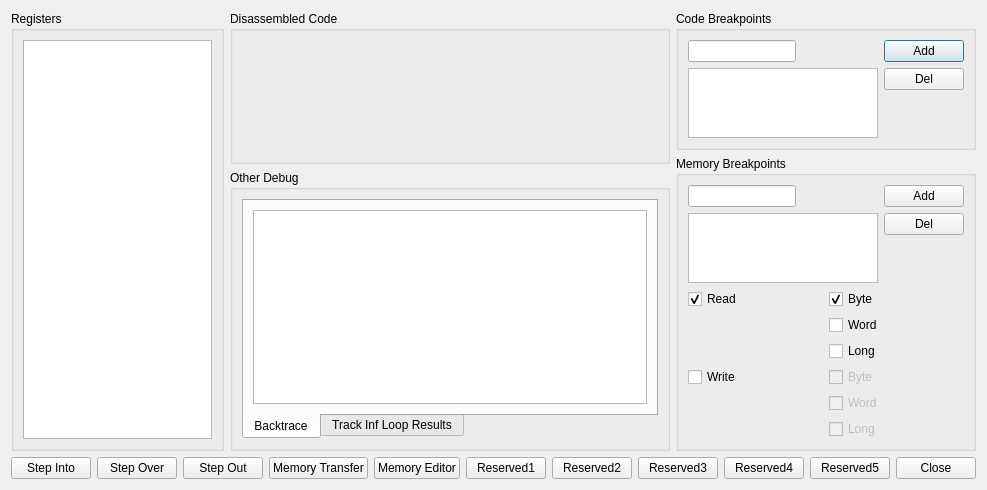
<?xml version="1.0" encoding="UTF-8"?>
<ui version="4.0">
 <class>UIDebugCPU</class>
 <widget class="QDialog" name="UIDebugCPU">
  <property name="geometry">
   <rect>
    <x>0</x>
    <y>0</y>
    <width>927</width>
    <height>483</height>
   </rect>
  </property>
  <property name="windowTitle">
   <string>Debug CPU</string>
  </property>
  <layout class="QVBoxLayout" name="verticalLayout_13">
   <item>
    <layout class="QHBoxLayout" name="horizontalLayout_6">
     <item>
      <widget class="QGroupBox" name="gbRegisters">
       <property name="title">
        <string>Registers</string>
       </property>
       <layout class="QVBoxLayout" name="verticalLayout_10">
        <item>
         <widget class="QListWidget" name="lwRegisters">
          <property name="sizePolicy">
           <sizepolicy hsizetype="Expanding" vsizetype="Expanding">
            <horstretch>0</horstretch>
            <verstretch>0</verstretch>
           </sizepolicy>
          </property>
          <property name="minimumSize">
           <size>
            <width>120</width>
            <height>0</height>
           </size>
          </property>
          <property name="font">
           <font>
            <family>Courier New</family>
           </font>
          </property>
         </widget>
        </item>
       </layout>
      </widget>
     </item>
     <item>
      <layout class="QVBoxLayout" name="verticalLayout_12">
       <item>
        <widget class="QGroupBox" name="gbDisassembledCode">
         <property name="title">
          <string>Disassembled Code</string>
         </property>
         <layout class="QVBoxLayout" name="verticalLayout_11">
          <item>
           <widget class="UIDisasm" name="lwDisassembledCode" native="true">
            <property name="minimumSize">
             <size>
              <width>416</width>
              <height>0</height>
             </size>
            </property>
            <property name="font">
             <font>
              <family>Courier New</family>
              <pointsize>9</pointsize>
             </font>
            </property>
           </widget>
          </item>
         </layout>
        </widget>
       </item>
       <item>
        <widget class="QGroupBox" name="gbBackTrace">
         <property name="sizePolicy">
          <sizepolicy hsizetype="Preferred" vsizetype="Minimum">
           <horstretch>0</horstretch>
           <verstretch>0</verstretch>
          </sizepolicy>
         </property>
         <property name="title">
          <string>Other Debug</string>
         </property>
         <layout class="QHBoxLayout" name="horizontalLayout_8">
          <item>
           <widget class="QTabWidget" name="tabOtherDebug">
            <property name="sizePolicy">
             <sizepolicy hsizetype="Preferred" vsizetype="Minimum">
              <horstretch>0</horstretch>
              <verstretch>0</verstretch>
             </sizepolicy>
            </property>
            <property name="tabPosition">
             <enum>QTabWidget::South</enum>
            </property>
            <property name="tabShape">
             <enum>QTabWidget::Rounded</enum>
            </property>
            <property name="currentIndex">
             <number>0</number>
            </property>
            <property name="tabsClosable">
             <bool>false</bool>
            </property>
            <widget class="QWidget" name="tab_3">
             <attribute name="title">
              <string>Backtrace</string>
             </attribute>
             <layout class="QVBoxLayout" name="verticalLayout_14">
              <item>
               <widget class="QListWidget" name="lwBackTrace">
                <property name="sizePolicy">
                 <sizepolicy hsizetype="Preferred" vsizetype="Minimum">
                  <horstretch>0</horstretch>
                  <verstretch>0</verstretch>
                 </sizepolicy>
                </property>
                <property name="font">
                 <font>
                  <family>Courier New</family>
                 </font>
                </property>
               </widget>
              </item>
             </layout>
            </widget>
            <widget class="QWidget" name="tab_4">
             <attribute name="title">
              <string>Track Inf Loop Results</string>
             </attribute>
             <layout class="QVBoxLayout" name="verticalLayout_15">
              <item>
               <widget class="QTableWidget" name="twTrackInfLoop">
                <property name="sizePolicy">
                 <sizepolicy hsizetype="Preferred" vsizetype="Minimum">
                  <horstretch>0</horstretch>
                  <verstretch>0</verstretch>
                 </sizepolicy>
                </property>
                <property name="editTriggers">
                 <set>QAbstractItemView::NoEditTriggers</set>
                </property>
                <property name="showDropIndicator" stdset="0">
                 <bool>false</bool>
                </property>
                <property name="dragDropOverwriteMode">
                 <bool>false</bool>
                </property>
                <column>
                 <property name="text">
                  <string>Address</string>
                 </property>
                </column>
                <column>
                 <property name="text">
                  <string>Count</string>
                 </property>
                </column>
               </widget>
              </item>
             </layout>
            </widget>
           </widget>
          </item>
         </layout>
        </widget>
       </item>
      </layout>
     </item>
     <item>
      <layout class="QVBoxLayout" name="verticalLayout_9">
       <item>
        <widget class="QGroupBox" name="gbCodeBreakpoints">
         <property name="sizePolicy">
          <sizepolicy hsizetype="Preferred" vsizetype="Preferred">
           <horstretch>0</horstretch>
           <verstretch>0</verstretch>
          </sizepolicy>
         </property>
         <property name="title">
          <string>Code Breakpoints</string>
         </property>
         <layout class="QVBoxLayout" name="verticalLayout_5">
          <item>
           <layout class="QHBoxLayout" name="horizontalLayout_2">
            <item>
             <layout class="QVBoxLayout" name="verticalLayout_2">
              <item>
               <layout class="QHBoxLayout" name="horizontalLayout">
                <item>
                 <widget class="QLineEdit" name="leCodeBreakpoint">
                  <property name="sizePolicy">
                   <sizepolicy hsizetype="Expanding" vsizetype="Fixed">
                    <horstretch>0</horstretch>
                    <verstretch>0</verstretch>
                   </sizepolicy>
                  </property>
                  <property name="inputMask">
                   <string/>
                  </property>
                 </widget>
                </item>
                <item>
                 <spacer name="horizontalSpacer">
                  <property name="orientation">
                   <enum>Qt::Horizontal</enum>
                  </property>
                  <property name="sizeHint" stdset="0">
                   <size>
                    <width>40</width>
                    <height>20</height>
                   </size>
                  </property>
                 </spacer>
                </item>
               </layout>
              </item>
              <item>
               <widget class="QListWidget" name="lwCodeBreakpoints">
                <property name="sizePolicy">
                 <sizepolicy hsizetype="Expanding" vsizetype="Expanding">
                  <horstretch>0</horstretch>
                  <verstretch>0</verstretch>
                 </sizepolicy>
                </property>
               </widget>
              </item>
             </layout>
            </item>
            <item>
             <layout class="QVBoxLayout" name="verticalLayout">
              <item>
               <widget class="QPushButton" name="pbAddCodeBreakpoint">
                <property name="sizePolicy">
                 <sizepolicy hsizetype="Minimum" vsizetype="Fixed">
                  <horstretch>0</horstretch>
                  <verstretch>0</verstretch>
                 </sizepolicy>
                </property>
                <property name="text">
                 <string>Add</string>
                </property>
               </widget>
              </item>
              <item>
               <widget class="QPushButton" name="pbDelCodeBreakpoint">
                <property name="text">
                 <string>Del</string>
                </property>
               </widget>
              </item>
              <item>
               <spacer name="verticalSpacer_4">
                <property name="orientation">
                 <enum>Qt::Vertical</enum>
                </property>
                <property name="sizeType">
                 <enum>QSizePolicy::Expanding</enum>
                </property>
                <property name="sizeHint" stdset="0">
                 <size>
                  <width>20</width>
                  <height>40</height>
                 </size>
                </property>
               </spacer>
              </item>
             </layout>
            </item>
           </layout>
          </item>
         </layout>
        </widget>
       </item>
       <item>
        <widget class="QGroupBox" name="gbMemoryBreakpoints">
         <property name="sizePolicy">
          <sizepolicy hsizetype="Preferred" vsizetype="Preferred">
           <horstretch>0</horstretch>
           <verstretch>0</verstretch>
          </sizepolicy>
         </property>
         <property name="title">
          <string>Memory Breakpoints</string>
         </property>
         <layout class="QVBoxLayout" name="verticalLayout_8">
          <item>
           <layout class="QHBoxLayout" name="horizontalLayout_4">
            <item>
             <layout class="QVBoxLayout" name="verticalLayout_4">
              <item>
               <layout class="QHBoxLayout" name="horizontalLayout_3">
                <item>
                 <widget class="QLineEdit" name="leMemoryBreakpoint">
                  <property name="inputMask">
                   <string/>
                  </property>
                 </widget>
                </item>
                <item>
                 <spacer name="horizontalSpacer_2">
                  <property name="orientation">
                   <enum>Qt::Horizontal</enum>
                  </property>
                  <property name="sizeHint" stdset="0">
                   <size>
                    <width>40</width>
                    <height>20</height>
                   </size>
                  </property>
                 </spacer>
                </item>
               </layout>
              </item>
              <item>
               <widget class="QListWidget" name="lwMemoryBreakpoints">
                <property name="sizePolicy">
                 <sizepolicy hsizetype="Expanding" vsizetype="Expanding">
                  <horstretch>0</horstretch>
                  <verstretch>0</verstretch>
                 </sizepolicy>
                </property>
               </widget>
              </item>
             </layout>
            </item>
            <item>
             <layout class="QVBoxLayout" name="verticalLayout_3">
              <item>
               <widget class="QPushButton" name="pbAddMemoryBreakpoint">
                <property name="text">
                 <string>Add</string>
                </property>
               </widget>
              </item>
              <item>
               <widget class="QPushButton" name="pbDelMemoryBreakpoint">
                <property name="text">
                 <string>Del</string>
                </property>
               </widget>
              </item>
              <item>
               <spacer name="verticalSpacer">
                <property name="orientation">
                 <enum>Qt::Vertical</enum>
                </property>
                <property name="sizeType">
                 <enum>QSizePolicy::Expanding</enum>
                </property>
                <property name="sizeHint" stdset="0">
                 <size>
                  <width>20</width>
                  <height>40</height>
                 </size>
                </property>
               </spacer>
              </item>
             </layout>
            </item>
           </layout>
          </item>
          <item>
           <layout class="QHBoxLayout" name="horizontalLayout_5">
            <item>
             <layout class="QVBoxLayout" name="verticalLayout_7">
              <item>
               <widget class="QCheckBox" name="cbRead">
                <property name="text">
                 <string>Read</string>
                </property>
                <property name="checked">
                 <bool>true</bool>
                </property>
               </widget>
              </item>
              <item>
               <spacer name="verticalSpacer_2">
                <property name="orientation">
                 <enum>Qt::Vertical</enum>
                </property>
                <property name="sizeHint" stdset="0">
                 <size>
                  <width>20</width>
                  <height>40</height>
                 </size>
                </property>
               </spacer>
              </item>
              <item>
               <widget class="QCheckBox" name="cbWrite">
                <property name="text">
                 <string>Write</string>
                </property>
               </widget>
              </item>
              <item>
               <spacer name="verticalSpacer_3">
                <property name="orientation">
                 <enum>Qt::Vertical</enum>
                </property>
                <property name="sizeHint" stdset="0">
                 <size>
                  <width>20</width>
                  <height>40</height>
                 </size>
                </property>
               </spacer>
              </item>
             </layout>
            </item>
            <item>
             <layout class="QVBoxLayout" name="verticalLayout_6">
              <item>
               <widget class="QCheckBox" name="cbReadByte">
                <property name="enabled">
                 <bool>true</bool>
                </property>
                <property name="text">
                 <string>Byte</string>
                </property>
                <property name="checkable">
                 <bool>true</bool>
                </property>
                <property name="checked">
                 <bool>true</bool>
                </property>
               </widget>
              </item>
              <item>
               <widget class="QCheckBox" name="cbReadWord">
                <property name="enabled">
                 <bool>true</bool>
                </property>
                <property name="text">
                 <string>Word</string>
                </property>
                <property name="checked">
                 <bool>false</bool>
                </property>
               </widget>
              </item>
              <item>
               <widget class="QCheckBox" name="cbReadLong">
                <property name="enabled">
                 <bool>true</bool>
                </property>
                <property name="text">
                 <string>Long</string>
                </property>
               </widget>
              </item>
              <item>
               <widget class="QCheckBox" name="cbWriteByte">
                <property name="enabled">
                 <bool>false</bool>
                </property>
                <property name="text">
                 <string>Byte</string>
                </property>
               </widget>
              </item>
              <item>
               <widget class="QCheckBox" name="cbWriteWord">
                <property name="enabled">
                 <bool>false</bool>
                </property>
                <property name="text">
                 <string>Word</string>
                </property>
               </widget>
              </item>
              <item>
               <widget class="QCheckBox" name="cbWriteLong">
                <property name="enabled">
                 <bool>false</bool>
                </property>
                <property name="text">
                 <string>Long</string>
                </property>
               </widget>
              </item>
             </layout>
            </item>
           </layout>
          </item>
         </layout>
        </widget>
       </item>
      </layout>
     </item>
    </layout>
   </item>
   <item>
    <layout class="QHBoxLayout" name="horizontalLayout_7">
     <item>
      <widget class="QPushButton" name="pbStepInto">
       <property name="text">
        <string>Step Into</string>
       </property>
      </widget>
     </item>
     <item>
      <widget class="QPushButton" name="pbStepOver">
       <property name="text">
        <string>Step Over</string>
       </property>
      </widget>
     </item>
     <item>
      <widget class="QPushButton" name="pbStepOut">
       <property name="text">
        <string>Step Out</string>
       </property>
      </widget>
     </item>
     <item>
      <widget class="QPushButton" name="pbMemoryTransfer">
       <property name="text">
        <string>Memory Transfer</string>
       </property>
      </widget>
     </item>
     <item>
      <widget class="QPushButton" name="pbMemoryEditor">
       <property name="text">
        <string>Memory Editor</string>
       </property>
      </widget>
     </item>
     <item>
      <widget class="QPushButton" name="pbReserved1">
       <property name="text">
        <string>Reserved1</string>
       </property>
      </widget>
     </item>
     <item>
      <widget class="QPushButton" name="pbReserved2">
       <property name="text">
        <string>Reserved2</string>
       </property>
      </widget>
     </item>
     <item>
      <widget class="QPushButton" name="pbReserved3">
       <property name="text">
        <string>Reserved3</string>
       </property>
      </widget>
     </item>
     <item>
      <widget class="QPushButton" name="pbReserved4">
       <property name="text">
        <string>Reserved4</string>
       </property>
      </widget>
     </item>
     <item>
      <widget class="QPushButton" name="pbReserved5">
       <property name="text">
        <string>Reserved5</string>
       </property>
      </widget>
     </item>
     <item>
      <spacer name="horizontalSpacer_3">
       <property name="orientation">
        <enum>Qt::Horizontal</enum>
       </property>
       <property name="sizeHint" stdset="0">
        <size>
         <width>40</width>
         <height>20</height>
        </size>
       </property>
      </spacer>
     </item>
     <item>
      <widget class="QDialogButtonBox" name="dbbButtons">
       <property name="standardButtons">
        <set>QDialogButtonBox::Close</set>
       </property>
      </widget>
     </item>
    </layout>
   </item>
  </layout>
 </widget>
 <customwidgets>
  <customwidget>
   <class>UIDisasm</class>
   <extends>QWidget</extends>
   <header>UIDisasm.h</header>
   <container>1</container>
  </customwidget>
 </customwidgets>
 <resources/>
 <connections>
  <connection>
   <sender>dbbButtons</sender>
   <signal>rejected()</signal>
   <receiver>UIDebugCPU</receiver>
   <slot>reject()</slot>
   <hints>
    <hint type="sourcelabel">
     <x>347</x>
     <y>321</y>
    </hint>
    <hint type="destinationlabel">
     <x>335</x>
     <y>376</y>
    </hint>
   </hints>
  </connection>
 </connections>
</ui>
